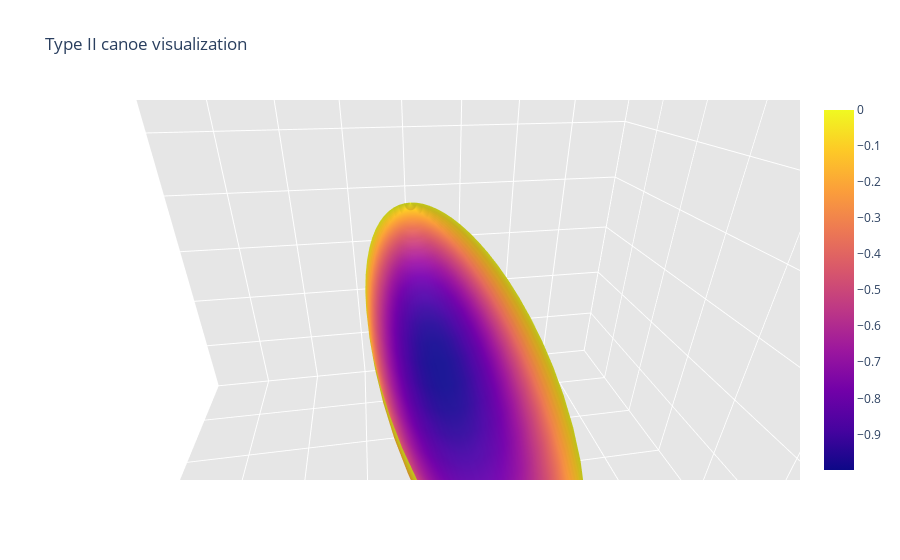

Notebook code cell kept with this figure:
### Markdown cell above
## Type II

In Type II, we keep the longitudinal and top view of the canoe remain the same as Type I, as such we have:
$$
y = r_1 \sin{(\theta)},\\
z = r_2 \cos{(\theta)}
$$
and
$$
r_1 = R_1 \sin{(\eta)},\\
x = R_3 \cos{(\eta)}
$$
where $\pi/2 \le \theta \le 3 \pi /2$ and $0\le \eta \le 2 \pi$.

For the side shape of the canoe, we approximate it as an ellipse with radii $r_2$ (a function of $x$) and $R_3$ in the $z$ and $x$ directions, respectively. As a result, we can write:
$$
\frac{r_2^2}{R_2^2}+\frac{x^2}{R_3^2}=1
$$
or in parametric form:
$$
r_2 = R_2 \sin{(\beta)},\\
x = R_3 \cos{(\beta)}
$$
where $\beta$ is the angle from the positive direction of the $x$ axis (in $x-z$ plane) and varies between $0$ and $\pi$. Given $x = R_3 \cos{(\eta)}$ and $x = R_3 \cos{(\beta)}$, we can find a relation between $\eta$ and $\beta$ as:
$$
\beta = \arccos{(\cos{(\eta)})}
$$

As a result $r_2=R_2 \sin{(\arccos{(\cos{(\eta)})})}=R_2 \lvert \sin{(\eta)} \rvert$ and we have:
$$
r_2 = R_2 \lvert \sin{(\eta)} \rvert
$$

Combining the parametric forms of the three cross-sections, we get:
$$
x = R_3 \cos{(\eta)},\\
y = R_1 \sin{(\eta)} \sin{(\theta)},\\
z = R_2 \lvert \sin{(\eta)} \rvert \cos{(\theta)}
$$

We can plot this using the following code cell:

### Code cell
eta, theta = np.meshgrid(np.linspace(0.0, 2 * np.pi, 50), np.linspace(np.pi / 2, 3 * np.pi / 2, 50))

R3, R2, R1 = 3.0, 1.0, 0.75
X = R3 * np.cos(eta)
Y = R1 * np.sin(eta) * np.sin(theta)
Z = R2 * np.abs(np.sin(eta)) * np.cos(theta)

surface = go.Surface(x=X, y=Y, z=Z)
data = [surface]
layout = go.Layout(
    title='Type II canoe visualization',
    scene=dict(
        xaxis=dict(
            gridcolor='rgb(255, 255, 255)',
            zerolinecolor='rgb(255, 255, 255)',
            showbackground=True,
            backgroundcolor='rgb(230, 230,230)',
            range=[-4, 4]
        ),
        yaxis=dict(
            gridcolor='rgb(255, 255, 255)',
            zerolinecolor='rgb(255, 255, 255)',
            showbackground=True,
            backgroundcolor='rgb(230, 230,230)',
            range=[-4, 4]
        ),
        zaxis=dict(
            gridcolor='rgb(255, 255, 255)',
            zerolinecolor='rgb(255, 255, 255)',
            showbackground=True,
            backgroundcolor='rgb(230, 230,230)',
            range=[-4, 4]
        )
    )
)
fig = go.Figure(data=data, layout=layout)
fig.show()

### Figure 1 — Plotly figure (JSON) as saved in the notebook; plotly's stock layout.template omitted (floating-point values rounded to 4 significant figures; data arrays with more than 128 entries replaced by an {"elided": "..."} marker saying what was removed)
{"data": [{"type": "surface", "x": {"elided": "50x50 float values"}, "y": {"elided": "50x50 float values"}, "z": {"elided": "50x50 float values"}}], "layout": {"autosize": true, "scene": {"aspectmode": "auto", "aspectratio": {"x": 1, "y": 1, "z": 1}, "camera": {"center": {"x": 0, "y": 0, "z": 0}, "eye": {"x": -0.5083, "y": 0.08063, "z": 0.2727}, "projection": {"type": "perspective"}, "up": {"x": 0, "y": 0, "z": 1}}, "xaxis": {"backgroundcolor": "rgb(230, 230,230)", "gridcolor": "rgb(255, 255, 255)", "range": [-4, 4], "showbackground": true, "type": "linear", "zerolinecolor": "rgb(255, 255, 255)"}, "yaxis": {"backgroundcolor": "rgb(230, 230,230)", "gridcolor": "rgb(255, 255, 255)", "range": [-4, 4], "showbackground": true, "type": "linear", "zerolinecolor": "rgb(255, 255, 255)"}, "zaxis": {"backgroundcolor": "rgb(230, 230,230)", "gridcolor": "rgb(255, 255, 255)", "range": [-4, 4], "showbackground": true, "type": "linear", "zerolinecolor": "rgb(255, 255, 255)"}}, "title": {"text": "Type II canoe visualization"}}}
